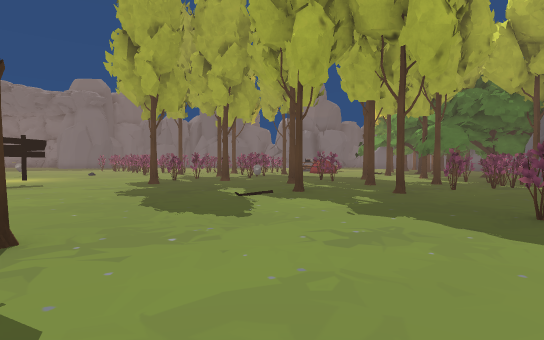
[1] (above)

24 first-person views from a walk through a Unity game level. The camera is 1.5 m above the floor, tilts 2° down and sees 80° across. The floor is counted in squares, 2 m on a side. Each view is taken from the middle of a square. On the plan, view 1 faces up. The plan holds only what a view shows up to about 11 squares ahead; the rest is blank. The place goes on beyond the plan. The player character is not drawn. Some animated figures are not drawn. Some surface patterns are stand-ins.

[2]
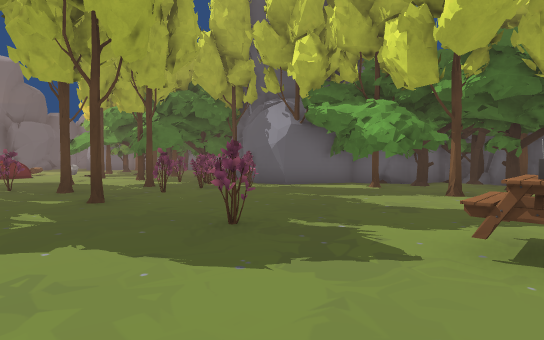

[3]
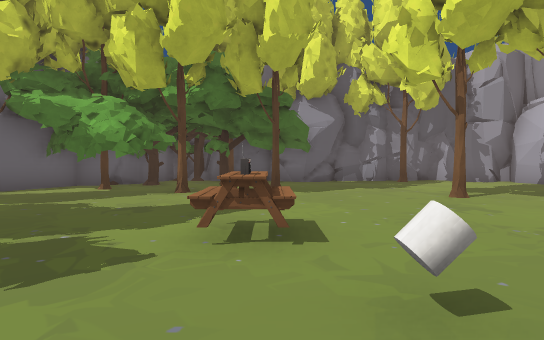

[4]
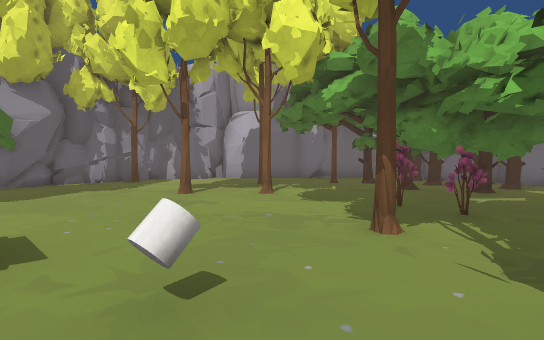

[5]
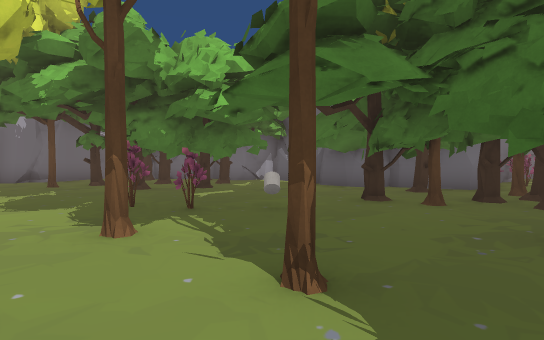

[6]
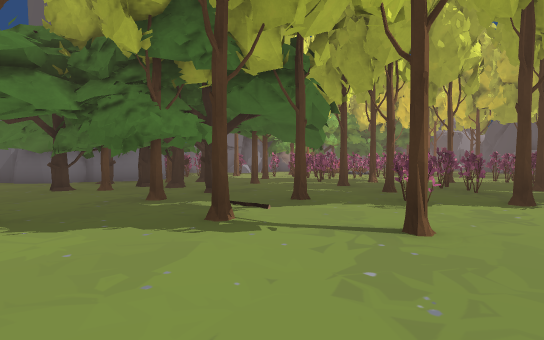

[7]
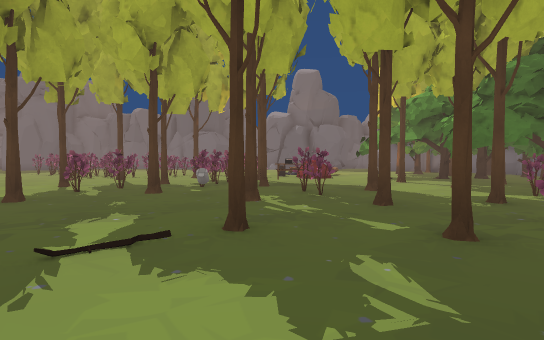

[8]
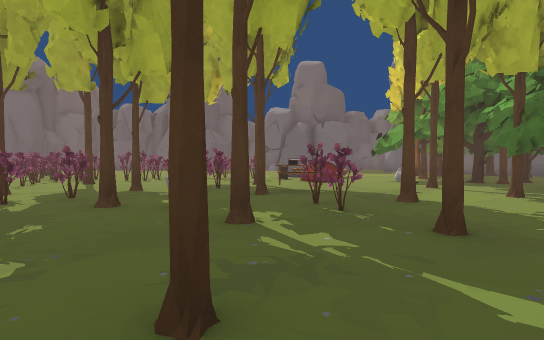

[9]
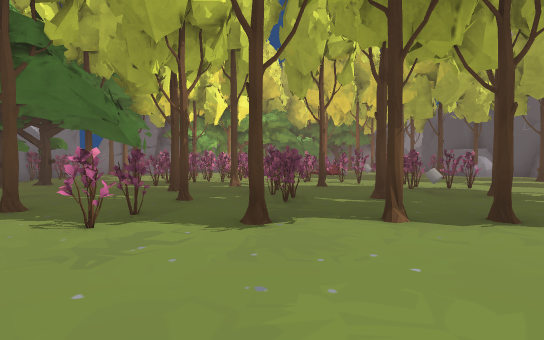

[10]
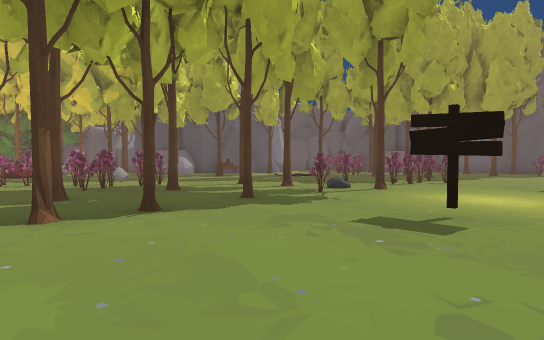

[11]
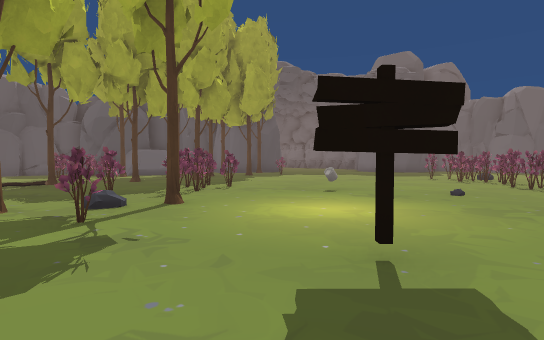

[12]
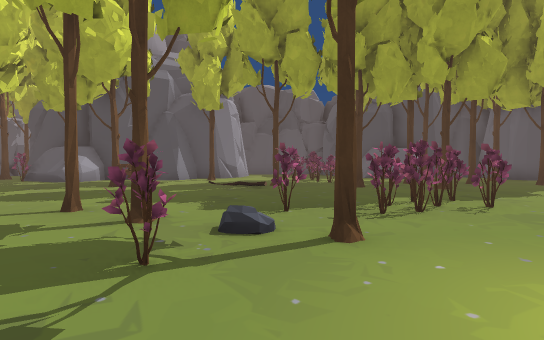

[13]
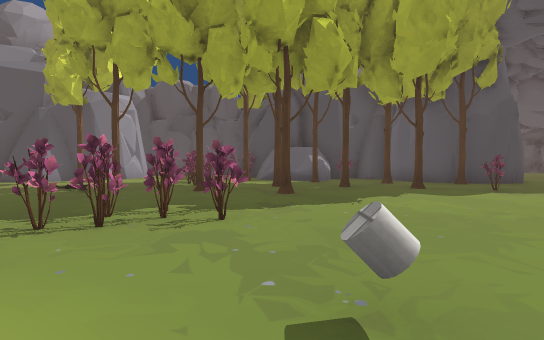

[14]
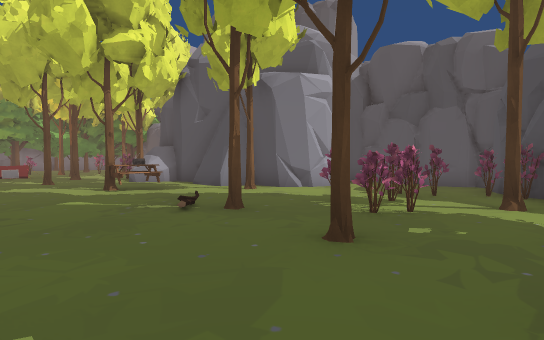

[15]
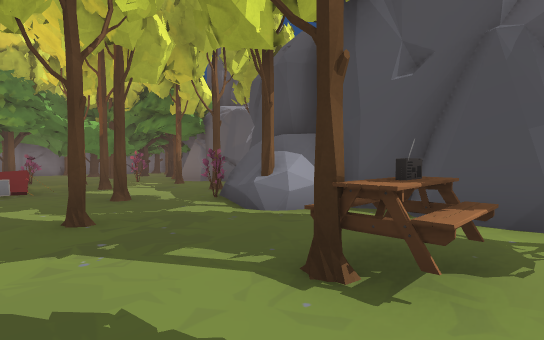

[16]
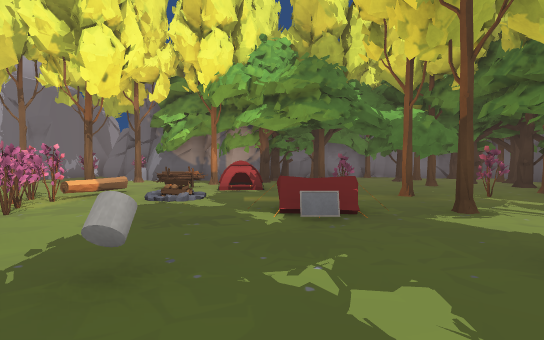

[17]
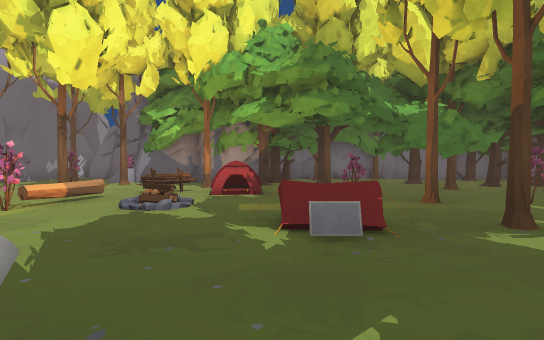

[18]
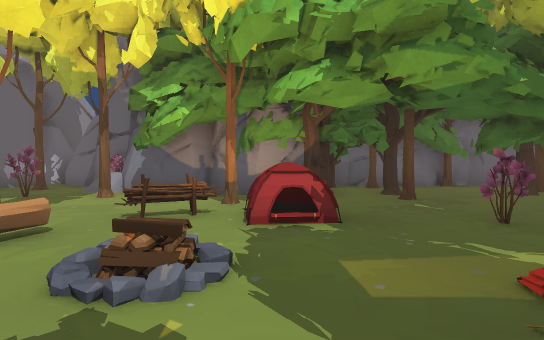

[19]
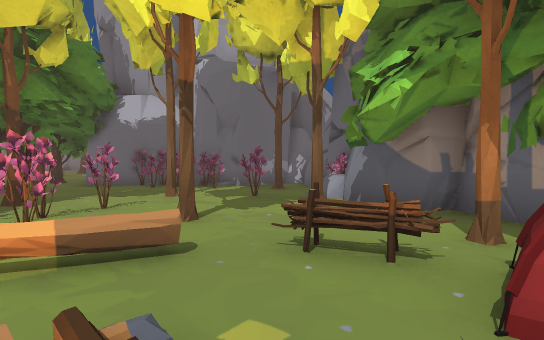

[20]
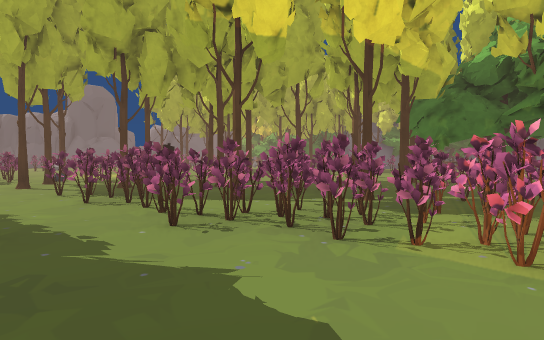

[21]
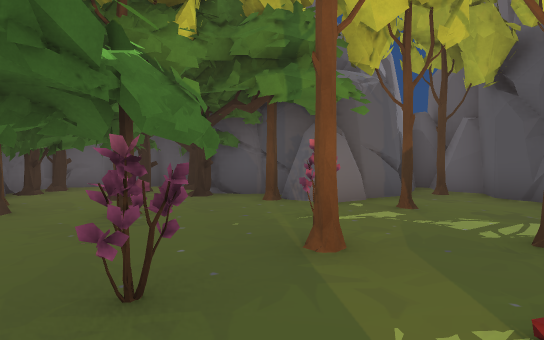

[22]
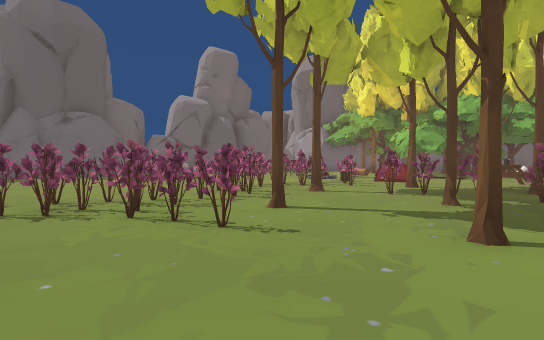

[23]
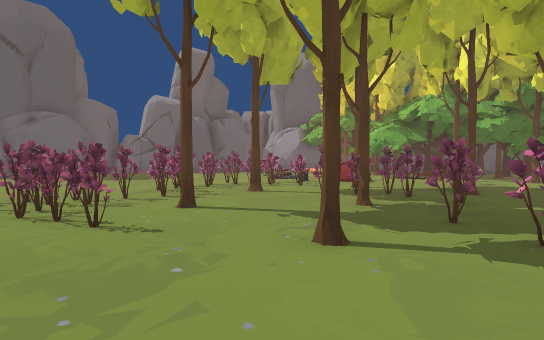

[24]
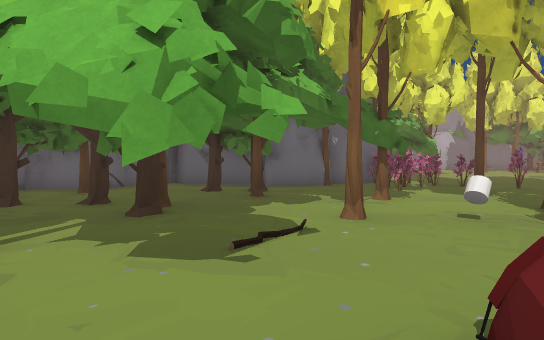

### Floor plan
Points are (right, up) in squares from view 1. A wall is a line through its corners. A room is listed if a view was taken in it or the views show most of it. See-through windows are left out.
Room 1 (views 1, 2, 3, 4, 5, 6, 7, 8, 9, 10, 11, 12, 13, 14, 15, 16, 17, 18, 19, 20, 21, 22, 23, 24)
walls: (-6.7, 9.6) (-7.5, 8.8); (-2.7, -7.2) (-2.1, -7.6); (-4.8, -7.6) (-4.5, -7.1) (-3.8, -6.8) (-2.4, -7.4) (-2.2, -7.7) (-1.6, -7.5) (-1.1, -7.7) (-0.4, -8.4); (-1.5, -7.4) (-0.9, -7.8); (-18.2, 2.4) (-18.6, 1.5); (-0.4, -8.7) (0.6, -10); (-18.7, 2.8) (-18.5, 2.4); (-19.4, 3.2) (-18.5, 2.9); (-19.4, 3) (-18.4, 2.6) (-18.9, 1.6); (-11.8, -9) (-11.2, -9); (-11.9, -9.1) (-10.9, -8.9); (-12.3, -8.9) (-10.8, -9.1); (8.3, 10.6) (8.8, 11.3); (8.4, 10.4) (8.5, 11) (9.1, 11.6); (8.4, 10.6) (8.6, 11.1); (9.9, 6.4) (7.9, 7.4) (7.7, 8.2) (8.3, 9.7) (8.7, 10); (-13.7, -8.5) (-12.7, -9.1); (-12.7, -9.3) (-12.3, -8.8); (-12.8, -9.3) (-12.3, -8.8); (-14.4, -8.7) (-13.7, -8.5) (-12.9, -9.2); (1.9, -10.3) (2.6, -10.4); (-20.8, 7.7) (-20.2, 7) (-20.2, 6.1) (-19.4, 5.7) (-19.4, 4.9); (-20.9, 7.6) (-20.2, 7); (9.8, 11.9) (11.4, 13.1); (11.6, 1.5) (11.9, 2.9) (12.3, 3.2); (-21.4, 7.8) (-20.5, 7.5) (-20.3, 6.9); (11.6, 0.5) (12, 1.1); (12.1, 4.5) (10.7, 4.9) (10.2, 5.4); (12.4, 4.4) (11.9, 4.5); (-21, -3.4) (-20.8, -4) (-21.1, -4.6); (12, -1.1) (11.6, -0.7); (-21.6, -2.3) (-20.6, -3.9); (-22.2, -0.5) (-22.7, -1); (12.1, -1.2) (11.6, -0.8); (11.8, -2.6) (12, -2.1) (11.7, -1.3); (10.9, 12.6) (11.4, 13.1); (-21.1, -4.4) (-21.6, -4.6) (-21.8, -5); (8.1, -9.3) (8.7, -8.8) (9.3, -8.8); (7.9, -9.6) (8.3, -9.2); (10.4, -6.9) (11.1, -6.6) (11.6, -6.8) (11.6, -6.3); (-22.3, 11.6) (-22.9, 11.3); (8.5, -9.3) (8.7, -8.8); (11.6, -5.5) (12, -5); (12.2, 13) (11.8, 14.5); (-23.5, 10.3) (-23.3, 9.7); (11.8, -6.6) (11.4, -6.1) (11.5, -5.5) (12, -5); (12.1, 14.6) (11.6, 15.2); (-19, 18.6) (-19.2, 17.8) (-19.5, 17.4); (12.3, 16.1) (12.6, 16.3)
low walls: (-18.5, 2.9) (-18.2, 2.4); (-19.5, 3.1) (-19, 3); (-10.7, -9.4) (-10.3, -9.1); (-12.9, -9.2) (-12.3, -8.9); (-19.8, 14.4) (-20, 13.8); (12.6, 16.3) (12.6, 16.8)
objects: tree (-23, -10); tree (-23, -8) to (-22, -8); tree (-23, -7); tree (-22, -10); tree (-22, -9); tree (-22, -6); tree (-22, -1); bush (-22, 11); other object (-21, -10) to (-21, -9); tree (-21, -8); tree (-21, -5); other object (-21, 10); bush (-21, 11); bush (-21, 12); tree (-20, -9); tree (-20, -3); tree (-20, -1); other object (-20, 10) to (-20, 11); tree (-20, 12); other object (-20, 17); tree (-19, -10); tree (-19, -9); tree (-19, -7); tree (-19, -6); bush (-19, -4); bush (-19, 1); tree (-19, 7); other object (-19, 10); bush (-19, 11); tree (-19, 14); tree (-19, 16); tree (-19, 18); tree (-18, -8); tree (-18, -5); tree (-18, -3); tree (-18, 2); table (-18, 5); bush (-18, 11); tree (-18, 13); tree (-18, 15); tree (-17, -10); tree (-17, -8); bush (-17, -6); tree (-17, 0); tree (-17, 5); other object (-17, 8); tree (-17, 9); tree (-17, 11); tree (-17, 17); bush (-17, 18); other object (-16, -10); tree (-16, -9); tent (-16, -3) to (-15, -3); picture (-16, -2); tree (-16, 2); tree (-16, 13); tree (-15, -9); tree (-15, -8); tree (-14, -8); tent (-14, -6); white cylinder (-14, 0); bush (-14, 12); tree (-13, -7); other object (-13, -6) to (-12, -6); campfire (-13, -4); tree (-13, 6); bush (-13, 9); bush (-13, 11); bush (-13, 12); log (-12, -5); bush (-12, -1); bush (-12, 0); bush (-12, 1); bush (-12, 2); bush (-12, 3); bush (-12, 4); tree (-12, 7); bush (-12, 11); tree (-11, -8); bush (-11, -4); bush (-11, -3); bush (-11, -2); bush (-11, -1); bush (-11, 2); white cylinder (-11, 3); tree (-11, 5); other object (-11, 9); tree (-11, 10); bush (-10, -10); tree (-10, -6); bush (-10, -4); bush (-10, -3); bush (-10, -2); tree (-10, 1); bush (-10, 3); bush (-10, 8); white cylinder (-10, 13); bush (-9, -8); bush (-9, -5); bush (-9, -3); bush (-9, -2); tree (-9, -1); tree (-9, 3); tree (-9, 7); tree (-8, -10); tree (-8, -7); other object (-8, -3); bush (-8, -2) to (-7, -2); bush (-8, 1); bush (-8, 2); tree (-8, 5); other object (-8, 14); other object (-8, 18); bush (-7, -9); other object (-7, -8); tree (-7, -5); bush (-7, -3); tree (-7, -1); bush (-7, 2); tree (-7, 4); bush (-7, 17); bush (-7, 18); bush (-6, -8); tree (-6, -3); tree (-6, 1); tree (-6, 3); bush (-6, 15); bush (-6, 16); bush (-6, 17); bush (-6, 18); bush (-5, -8); tree (-5, -5); bush (-5, 2); tree (-5, 13); bush (-5, 17); tree (-4, -6); tree (-4, -5); tree (-4, 0); bush (-4, 2); tree (-4, 10); tree (-4, 16); bush (-4, 17); tree (-3, -4); tree (-3, -2); bush (-3, 11); bush (-3, 12); bush (-3, 18); tree (-2, -6); tree (-2, -4); tree (-2, -2); other object (-2, 0); tree (-2, 3); tree (-2, 11); tree (-2, 14); tree (-2, 17); bush (-2, 18); tree (-1, -5); tree (-1, 1); bush (-1, 13); bush (-1, 14); bush (-1, 15); bush (-1, 18); other object (0, 7); white cylinder (0, 11); bush (0, 14); bush (0, 17); other object (0, 18); tree (1, -7); white cylinder (1, -4); tree (1, -1); tree (1, 7); tree (1, 10); table (1, 13); tree (1, 15); other object (1, 18); tree (2, -6); bush (2, -4); bush (2, 11); tree (2, 13); tent (2, 17) to (3, 17); tree (3, -9); other object (3, -8); tree (3, -7); tree (3, -6); bush (3, -4); tree (3, -2); white cylinder (3, 0); bush (3, 4); tree (3, 7); tree (3, 9); tree (3, 12); other object (4, -10); tree (4, -9); tree (4, -7); table (4, 1); white cylinder (4, 13); tree (5, -9); bush (5, 8); tree (5, 10); tree (5, 14); other object (5, 16); other object (6, -10); tree (6, -8); tree (6, -4); bush (6, 8); bush (6, 9); bush (6, 10); tree (6, 12); tree (7, -7); tree (7, -3); other object (7, 8); other object (7, 9); other object (7, 10); tree (8, -6); tree (8, 3); tree (8, 4) to (8, 5); tree (8, 7); other object (8, 9); tree (8, 10); tree (8, 14); tree (8, 16); tree (9, 1); tree (9, 5); tree (9, 12); tree (9, 13); tree (9, 16); tree (10, 2); tree (10, 6) to (11, 6); tree (10, 15); tree (10, 17); other object (10, 18); tree (11, 16); tree (11, 17); tree (12, -3); tree (12, 0); tree (12, 2); tree (12, 4); tree (12, 16); other object (13, 2)

Where each view was taken, in squares from view 1:
view 1: 0 up, 0 right, facing up
view 2: 1 up, 1 right, facing up-right
view 3: 1 up, 1 right, facing right
view 4: 1 up, 1 right, facing down-right
view 5: 1 up, 1 right, facing down
view 6: 4 up, 1 right, facing down-left
view 7: 4 up, 1 right, facing up
view 8: 6 up, 1 right, facing up
view 9: 6 up, 3 left, facing down-left
view 10: 7 up, 3 left, facing left
view 11: 7 up, 6 left, facing up-left
view 12: 9 up, 8 left, facing left
view 13: 13 up, 9 left, facing left
view 14: 13 up, 14 left, facing down-left
view 15: 6 up, 15 left, facing down-left
view 16: 2 up, 15 left, facing down
view 17: 1 up, 15 left, facing down
view 18: 2 down, 14 left, facing down
view 19: 4 down, 14 left, facing down-right
view 20: 4 down, 14 left, facing up-right
view 21: 5 down, 15 left, facing left
view 22: 12 up, 8 left, facing up-right
view 23: 11 up, 7 left, facing up-right
view 24: 18 up, 3 right, facing down-right
